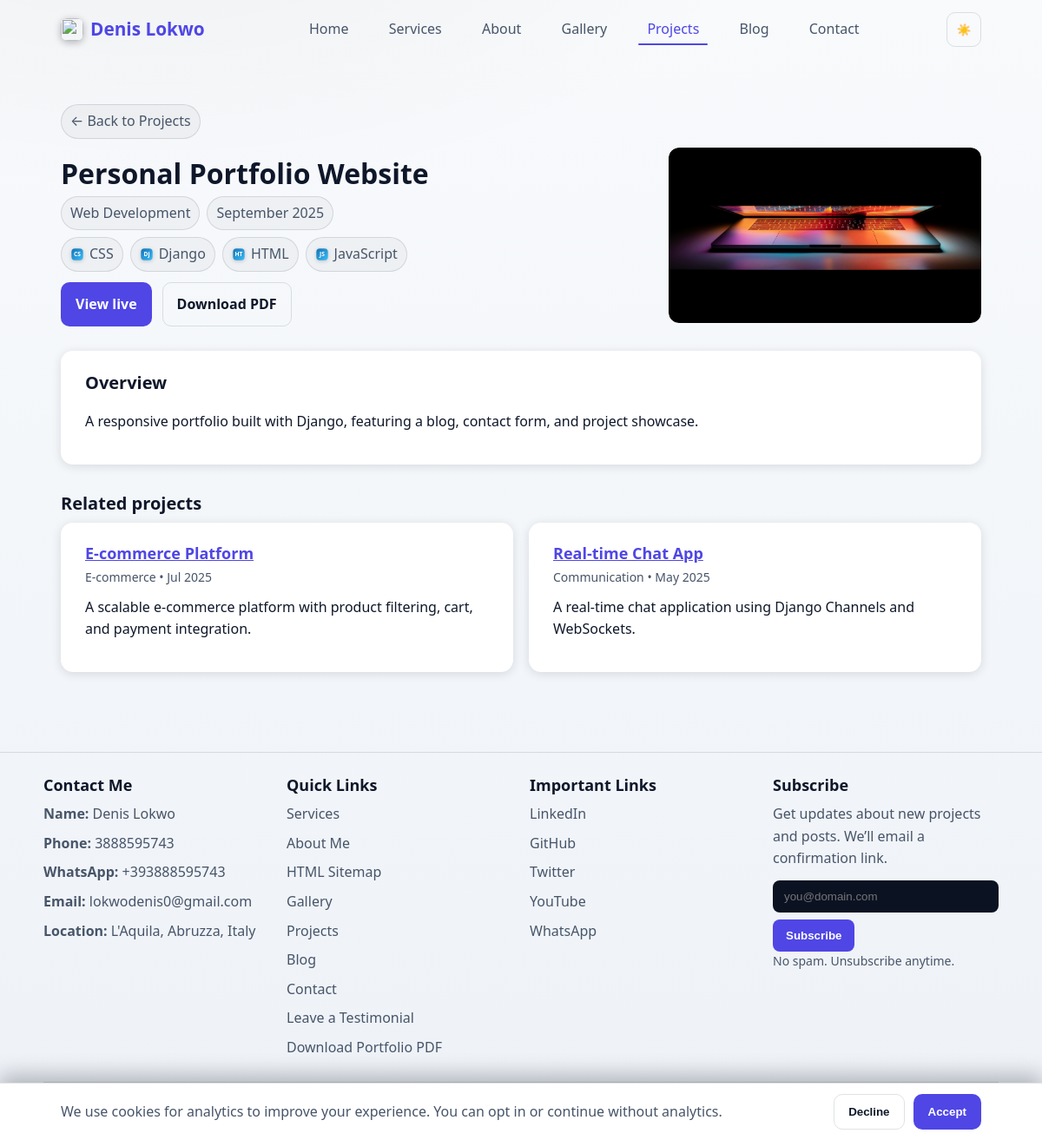
The page /projects/personal-portfolio-website/ on the database its author committed.
### portfolio/models.py (models this page shows, shortened)
class Profile(models.Model):
    name = models.CharField(max_length=150, default='Denis Lokwo')
    title = models.CharField(max_length=220, blank=True)
    intro = models.TextField(blank=True)
    summary = models.TextField(blank=True)
    location = models.CharField(max_length=150, blank=True)
    email = models.EmailField(blank=True)
    phone = models.CharField(max_length=50, blank=True)
    whatsapp = models.CharField(max_length=50, blank=True)
    avatar = models.ImageField(upload_to='profile/', blank=True, null=True)
    key = models.UUIDField(default=uuid.uuid4, unique=True, editable=False, null=True)
    skills = models.JSONField(blank=True, null=True, help_text='List of skills')
    tools = models.JSONField(blank=True, null=True, help_text='List of tools/technologies')
    languages = models.JSONField(blank=True, null=True, help_text='List of languages')
    interests = models.JSONField(blank=True, null=True, help_text='List of interests')
    links = models.JSONField(blank=True, null=True, help_text='Dict of external links')
    experience = models.JSONField(blank=True, null=True, help_text='List of experience items')
    education = models.JSONField(blank=True, null=True, help_text='List of education items')
    certifications = models.JSONField(blank=True, null=True)
    awards = models.JSONField(blank=True, null=True)
    updated_at = models.DateTimeField(auto_now=True)
    created_at = models.DateTimeField(auto_now_add=True)
    class Meta:
        ordering = ['-updated_at']

class Project(models.Model):
    title = models.CharField(max_length=200)
    slug = models.SlugField(max_length=220, unique=True)
    key = models.UUIDField(default=uuid.uuid4, unique=True, editable=False, null=True)
    description = models.TextField()
    technologies = models.CharField(max_length=200, help_text="Comma-separated list of technologies", blank=True)
    category = models.CharField(max_length=100, blank=True)
    date = models.DateField()
    image = models.ImageField(upload_to='projects/', blank=True, null=True)
    url = models.URLField(blank=True)
    is_featured = models.BooleanField(default=False, help_text="Show on homepage featured section")
    featured_order = models.PositiveIntegerField(default=0, help_text="Lower = earlier in featured list")
    class Meta:
        ordering = ['-date']
    def tech_list(self):
        if hasattr(self, 'tags') and self.tags.exists():
            return list(self.tags.values_list('name', flat=True))
        return [tech.strip() for tech in (self.technologies or '').split(',') if tech.strip()]
    def get_absolute_url(self):
        return reverse('portfolio:project_detail', args=[self.slug])

### portfolio/views.py (the view)
# urls.py: path('projects/<slug:slug>/', views.project_detail, name='project_detail'),
def project_detail(request, slug: str):
	project = get_object_or_404(Project, slug=slug)
	related = Project.objects.exclude(pk=project.pk)
	if hasattr(project, 'tags') and project.tags.exists():
		related = related.filter(tags__in=project.tags.all()).distinct()[:3]
	else:
		related = related.order_by('-date')[:3]
	return render(request, 'project.html', {
		'project': project,
		'related': related,
	})

### portfolio/context_processors.py (called while the page is built)
def analytics(request):
    cal = getattr(settings, 'CALENDLY_URL', '')
    try:
        SiteSettings = apps.get_model('portfolio', 'SiteSettings')
        obj = SiteSettings.objects.first()
        if obj and getattr(obj, 'calendly_url', ''):
            cal = obj.calendly_url
    except Exception:
        pass
    return {
        'GA_MEASUREMENT_ID': getattr(settings, 'GA_MEASUREMENT_ID', None),
        'CALENDLY_URL': cal,
    }

### portfolio/templatetags/site_extras.py (called while the page is built)
@register.simple_tag(takes_context=True)
def absolute_static(context, path: str) -> str:
    try:
        url = static(path)
    except Exception:
        url = path
    request = context.get('request')
    if request:
        try:
            return request.build_absolute_uri(url)
        except Exception:
            return url
    return url

@register.simple_tag(takes_context=True)
def absolute_url(context, url_path: str) -> str:
    if not url_path:
        return ''
    request = context.get('request')
    if request:
        try:
            return request.build_absolute_uri(url_path)
        except Exception:
            return url_path
    return url_path

def _tech_badge_svg(label: str, size: int = 18, color_a: str = "#6366f1", color_b: str = "#60a5fa") -> str:
    label = (label or "").strip()[:3]
    svg = f'''
    <svg class="tech-svg" width="{size}" height="{size}" viewBox="0 0 24 24" xmlns="http://www.w3.org/2000/svg" aria-hidden="true" focusable="false">
      <defs>
        <linearGradient id="g" x1="0" y1="0" x2="1" y2="1">
          <stop offset="0%" stop-color="{color_a}"/>
          <stop offset="100%" stop-color="{color_b}"/>
        </linearGradient>
      </defs>
      <rect x="2" y="2" width="20" height="20" rx="6" fill="url(#g)"/>
    <text x="12" y="15" text-anchor="middle" font-size="10" font-weight="700" font-family="system-ui, -apple-system, 'Segoe UI', Roboto, Arial, sans-serif" fill="#fff">{label}</text>
    </svg>
    '''
    return svg

@register.filter(name="get")
def get_item(obj, key):
    try:
        if obj is None or key is None:
            return None
        if isinstance(obj, dict):
            return obj.get(key)
        return getattr(obj, str(key), None)
    except Exception:
        return None

### portfolio/templates/project.html (shortened to what this page needs)
{% extends 'base.html' %}
{% load static site_extras %}
{% block content %}
<section class="container" style="margin-top:36px">
    <nav style="margin-bottom:10px"><a href="/projects/" class="chip">← Back to Projects</a></nav>
    <div class="project-detail">
        <header class="pd-head">
            <div>
                <h1 class="title" style="margin:0 0 6px">{{ project.title }}</h1>
                <div class="badge-list" style="margin:0 0 8px">
                    <span class="chip">{{ project.category|default:'General' }}</span>
                    <span class="chip">{{ project.date|date:'F Y' }}</span>
                </div>
                {% with techs=project.tech_list %}
                {% if techs %}
                <div class="badge-list" style="margin:8px 0 12px">{% for t in techs %}<span class="chip">{% tech_icon t 16 %} {{ t }}</span>{% endfor %}</div>
                {% endif %}
                {% endwith %}
                <div class="cta-row">
                    {% if project.url %}<a class="btn" href="{{ project.url }}" target="_blank" rel="noopener" data-ev="project_view_live" data-project="{{ project.title }}" data-url="{{ project.url }}">View live</a>{% endif %}
                    <a class="btn secondary" href="{% url 'portfolio:portfolio_pdf' %}">Download PDF</a>
                </div>
            </div>
            {% if project.image %}
            <div class="pd-media"><img src="{{ project.image.url }}" alt="{{ project.title }} screenshot" width="{{ project.image.width }}" height="{{ project.image.height }}" sizes="(max-width: 880px) 100vw, 360px"></div>
            {% endif %}
        </header>
        <article class="project-card" style="margin-top:16px">
            <h3 style="margin:0 0 8px">Overview</h3>
            <p class="lead">{{ project.description|linebreaks }}</p>
        </article>
        {% if related %}
        <section style="margin-top:22px">
            <h3 style="margin:0 0 10px">Related projects</h3>
            <div class="cards-grid">
                {% for p in related %}
                                <article class="project-card">
                                    <h4 style="margin:0 0 6px"><a href="{{ p.get_absolute_url }}" data-ev="case_study_open" data-project="{{ p.title }}" data-slug="{{ p.slug }}">{{ p.title }}</a></h4>
                        <p class="meta">{{ p.category|default:'General' }} • {{ p.date|date:'M Y' }}</p>
                        <p>{{ p.description|truncatewords:22 }}</p>
                    </article>
                {% endfor %}
            </div>
        </section>
        {% endif %}
    </div>
</section>
{% endblock %}

### portfolio/templates/base.html (shortened to what this page needs)
<!DOCTYPE html>
<html lang="en">
<head>
	{% load static site_extras %}
	<link rel="stylesheet" href="{% static 'css/styles.css' %}">
</head>
<body>
		<header class="site-header" role="banner">
		<div class="container header-inner">
				<a class="brand" href="/">
					{% if SITE.logo_light_url or SITE.logo_dark_url %}
						{% if SITE.logo_light_url %}
							<img src="{{ SITE.logo_light_url }}" alt="" class="brand-logo brand-logo-light" aria-hidden="true">
						{% endif %}
					{% elif SITE.logo_url %}
						<img src="{{ SITE.logo_url }}" alt="" class="brand-logo" aria-hidden="true">
					{% else %}
						<img src="{% static 'images/avatar.svg' %}" alt="" class="brand-logo" aria-hidden="true">
					{% endif %}
					<span>{{ SITE.brand_name|default:PROFILE.name }}</span>
				</a>
				<nav class="site-nav" role="navigation" aria-label="Primary navigation">
					<a href="/" class="{% if request.path == '/' %}active{% endif %}" {% if request.path == '/' %}aria-current="page"{% endif %}>Home</a>
					<a href="/services/" class="{% if request.path|slice:':10' == '/services/' %}active{% endif %}" {% if request.path|slice:':10' == '/services/' %}aria-current="page"{% endif %}>Services</a>
					<a href="/about/" class="{% if request.path|slice:':7' == '/about/' %}active{% endif %}" {% if request.path|slice:':7' == '/about/' %}aria-current="page"{% endif %}>About</a>
					<a href="/gallery/" class="{% if request.path|slice:':9' == '/gallery/' %}active{% endif %}" {% if request.path|slice:':9' == '/gallery/' %}aria-current="page"{% endif %}>Gallery</a>
					<a href="/projects/" class="{% if request.path|slice:':10' == '/projects/' %}active{% endif %}" {% if request.path|slice:':10' == '/projects/' %}aria-current="page"{% endif %}>Projects</a>
					<a href="/blog/" class="{% if request.path|slice:':6' == '/blog/' %}active{% endif %}" {% if request.path|slice:':6' == '/blog/' %}aria-current="page"{% endif %}>Blog</a>
					<a href="/contact/" class="{% if request.path|slice:':9' == '/contact/' %}active{% endif %}" {% if request.path|slice:':9' == '/contact/' %}aria-current="page"{% endif %}>Contact</a>
				</nav>
				<div style="display:flex;align-items:center;gap:10px;">
					<button id="theme-toggle" class="theme-toggle" aria-label="Toggle dark mode" aria-pressed="false" title="Toggle theme">
						<span class="sun" aria-hidden="true">☀️</span>
					</button>
				</div>
		</div>
	</header>
	<main>
			<div id="main-content">{% block content %}{% endblock %}</div>
		</main>
	<footer class="site-footer">
		<div class="container footer-grid">
			<div class="footer-col">
				<h4 class="footer-title">Contact Me</h4>
				<ul class="footer-list">
					<li><strong>Name:</strong> {{ PROFILE.name }}</li>
					{% if PROFILE.phone %}<li><strong>Phone:</strong> <a href="tel:{{ PROFILE.phone }}">{{ PROFILE.phone }}</a></li>{% endif %}
					{% if PROFILE.whatsapp_link %}<li><strong>WhatsApp:</strong> <a href="https://wa.me/{{ PROFILE.whatsapp_link }}" target="_blank" rel="noopener">{{ PROFILE.whatsapp }}</a></li>{% endif %}
					{% if PROFILE.email %}<li><strong>Email:</strong> <a href="mailto:{{ PROFILE.email }}">{{ PROFILE.email }}</a></li>{% endif %}
					{% if PROFILE.location %}<li><strong>Location:</strong> {{ PROFILE.location }}</li>{% endif %}
				</ul>
			</div>
			<div class="footer-col">
				<h4 class="footer-title">Quick Links</h4>
				<ul class="footer-list">
					<li><a href="/services/">Services</a></li>
					<li><a href="/about/">About Me</a></li>
					<li><a href="/sitemap/">HTML Sitemap</a></li>
					<li><a href="/gallery/">Gallery</a></li>
					<li><a href="/projects/">Projects</a></li>
					<li><a href="/blog/">Blog</a></li>
					<li><a href="/contact/">Contact</a></li>
					<li><a href="/recommend/">Leave a Testimonial</a></li>
					<li><a href="{% url 'portfolio:portfolio_pdf' %}">Download Portfolio PDF</a></li>
				</ul>
			</div>
			<div class="footer-col">
				<h4 class="footer-title">Important Links</h4>
				<ul class="footer-list">
					{% with gh_fallback=PROFILE.links|get:'github' li_fallback=PROFILE.links|get:'linkedin' %}
					{% with github=SITE.github_url|default:gh_fallback linkedin=SITE.linkedin_url|default:li_fallback %}
						{% if linkedin %}<li><a href="{{ linkedin }}" target="_blank" rel="noopener">LinkedIn</a></li>{% endif %}
						{% if github %}<li><a href="{{ github }}" target="_blank" rel="noopener">GitHub</a></li>{% endif %}
					{% endwith %}
					{% endwith %}
					{% if SITE.twitter_url %}<li><a href="{{ SITE.twitter_url }}" target="_blank" rel="noopener">Twitter</a></li>{% endif %}
					{% if SITE.youtube_url %}<li><a href="{{ SITE.youtube_url }}" target="_blank" rel="noopener">YouTube</a></li>{% endif %}
					{% if PROFILE.whatsapp_link %}<li><a href="https://wa.me/{{ PROFILE.whatsapp_link }}" target="_blank" rel="noopener">WhatsApp</a></li>{% endif %}
				</ul>
			</div>
			<div class="footer-col">
				<h4 class="footer-title">Subscribe</h4>
				<p class="muted">Get updates about new projects and posts. We’ll email a confirmation link.</p>
				<form method="post" action="{% url 'portfolio:subscribe' %}" class="footer-subscribe" style="display:flex;gap:8px;flex-wrap:wrap">
					<input type="email" name="email" required placeholder="you@domain.com" aria-label="Email address" style="flex:1;min-width:210px;padding:10px 12px;border-radius:8px;border:1px solid var(--border,#1e293b);background:var(--surface,#0b1222);color:var(--text,#e2e8f0)">
					<button type="submit" class="btn" style="padding:10px 14px;border-radius:8px">Subscribe</button>
				</form>
				<small class="muted" style="display:block">No spam. Unsubscribe anytime.</small>
			</div>
		</div>
		<div class="container footer-bottom">
			<small>© {% now "Y" %} {{ PROFILE.name }} — Built with Django</small>
			<div class="footer-social" aria-label="Social links">
				{% with gh_fallback=PROFILE.links|get:'github' li_fallback=PROFILE.links|get:'linkedin' %}
				{% with github=SITE.github_url|default:gh_fallback linkedin=SITE.linkedin_url|default:li_fallback %}
					{% if SITE.twitter_url %}
					<a class="social-icon" href="{{ SITE.twitter_url }}" target="_blank" rel="noopener" aria-label="Twitter">
					</a>
					{% endif %}
					{% if github %}
					<a class="social-icon" href="{{ github }}" target="_blank" rel="noopener" aria-label="GitHub">
					</a>
					{% endif %}
					{% if linkedin %}
					<a class="social-icon" href="{{ linkedin }}" target="_blank" rel="noopener" aria-label="LinkedIn">
					</a>
					{% endif %}
					{% if SITE.youtube_url %}
					<a class="social-icon" href="{{ SITE.youtube_url }}" target="_blank" rel="noopener" aria-label="YouTube">
					</a>
					{% endif %}
					{% if PROFILE.whatsapp_link %}
					<a class="social-icon" href="https://wa.me/{{ PROFILE.whatsapp_link }}" target="_blank" rel="noopener" aria-label="WhatsApp">
					</a>
					{% endif %}
				{% endwith %}
				{% endwith %}
			</div>
			<nav class="footer-nav">
				<a href="/privacy/">Privacy</a>
				<a href="/terms/">Terms</a>
			</nav>
		</div>
	</footer>
	<div id="cookie-consent" class="cookie-banner" role="dialog" aria-live="polite" aria-label="Cookie consent" hidden>
		<div class="container" style="display:flex;align-items:center;gap:14px;justify-content:space-between;flex-wrap:wrap">
			<p style="margin:0;flex:1;min-width:220px;color:var(--muted)">
				We use cookies for analytics to improve your experience. You can opt in or continue without analytics.
			</p>
			<div style="display:flex;gap:10px">
				<button id="cookie-decline" class="btn secondary">Decline</button>
				<button id="cookie-accept" class="btn">Accept</button>
			</div>
		</div>
	</div>
</body>
</html>

### portfolio/templates/base.html (style rules this page uses)
nav, footer { transition: opacity 0.8s; }

### rows shown on the page
Profile: brand_name "Denis Lokwo", name "Denis Lokwo", phone "3888595743", whatsapp "+393888595743", email "lokwodenis0@gmail.com", location "L'Aquila, Abruzza, Italy"
Project: title "Personal Portfolio Website", category "Web Development", date "September 2025", image (picture), description "A responsive portfolio built with Django, featuring a blog, contact form, and project showcase."
Project: title "E-commerce Platform", category "E-commerce", date "Jul 2025", description "A scalable e-commerce platform with product filtering, cart, and payment integration."
Project: title "Real-time Chat App", category "Communication", date "May 2025", description "A real-time chat application using Django Channels and WebSockets."

### other values the page prints
{{ t }} "CSS" "Django" "HTML" "JavaScript"
